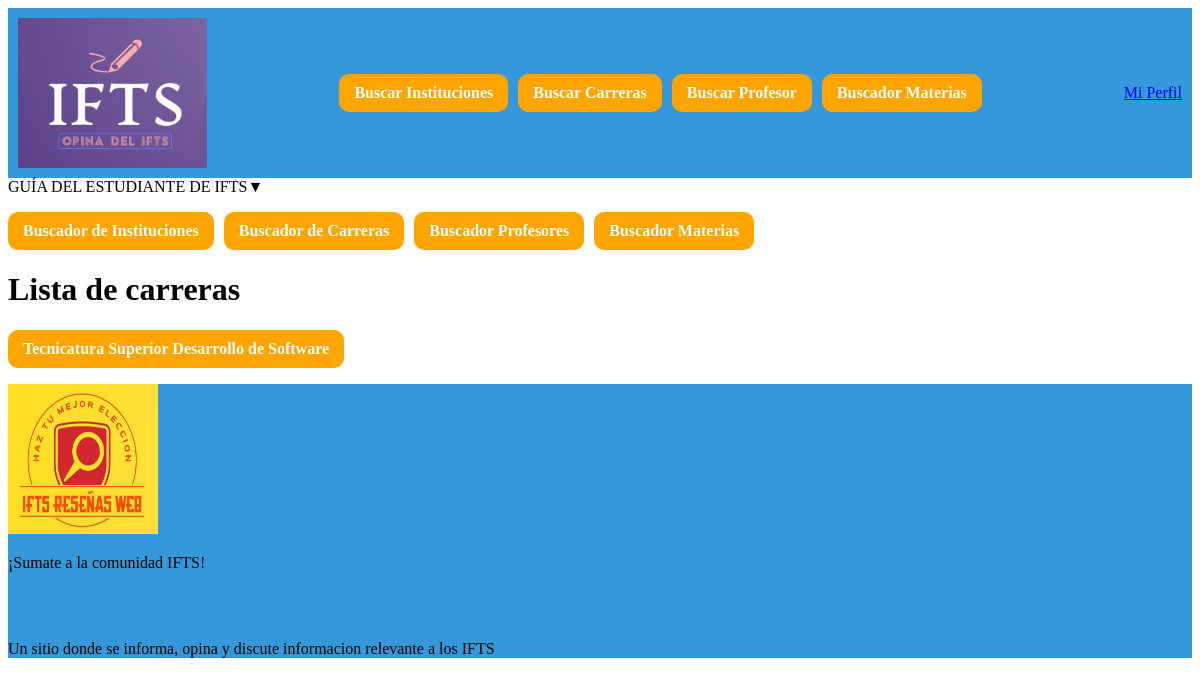
The app's page /carrera/lista/, older data.
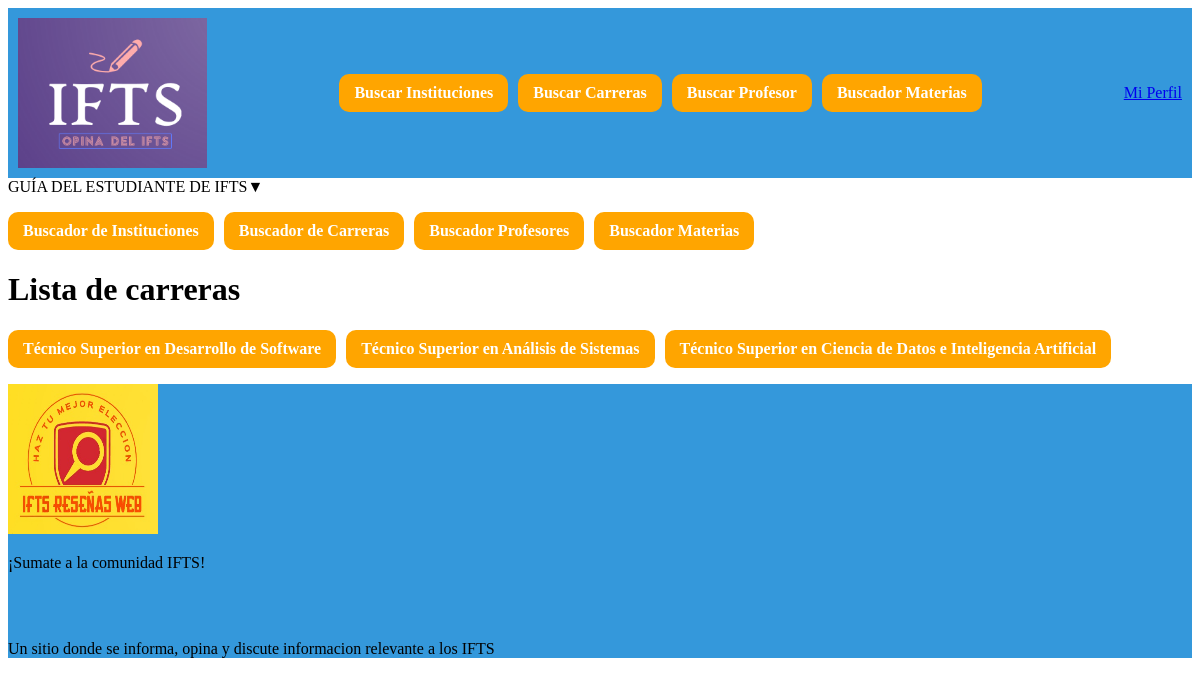
The same page, newer data.
### apps/carrera/models.py (models this page shows, shortened)
class Carrera(models.Model):
    titulo = models.CharField(default="Tecnicatura Superior", max_length=150, blank=True, null=True)
    duracion = models.PositiveIntegerField(default=None)
    fk_id_institucion = models.ForeignKey('institucion.Institucion', on_delete=models.CASCADE, related_name='carreras_institucion', default=None)

### apps/carrera/views.py (the view)
# urls.py: path("lista/", CarreraListView.as_view(), name="lista_carrera"),]
class CarreraListView(ListView):
    model = Carrera
    template_name = "lista_carrera.html"
    context_object_name = "carreras"

### apps/carrera/templates/lista_carrera.html (shortened to what this page needs)
{% extends "template_base.html" %}
{% block content %}
<h1>Lista de carreras</h1>
<ul>
    {% for carrera in carreras %}
        <li><a href="{% url 'detalle_carrera' pk=carrera.pk %}">{{ carrera.titulo }}</a></li>
    {% endfor %}
</ul>
{% endblock %}

### templates/template_base.html (shortened to what this page needs)
{% load static %}
<!DOCTYPE html>
<html lang="es">
    <head>
    <link rel="stylesheet" href="{% static 'style.css' %}">
    <link rel="stylesheet" href="https://www.estudios.com.ar/css/estilos-guiav2.css?v=6.0" type="text/css">
    </head>
<body>
<header>
<nav id="navegador-principal-color">
    <div id="menu-principal">
        <img class="logo-principal" src="{% static 'media/other_media_files/Logo-web-IFTS.png' %}">
        <ul>
            <li><a href="{% url 'lista_institucion'%}">Buscar Instituciones</a></li>
            <li><a href="{% url 'lista_carrera'%}">Buscar Carreras</a></li>
            <li><a href="{% url 'lista_profesor'%}">Buscar Profesor</a></li>
            <li><a href="{% url 'lista_materia'%}">Buscador Materias</a></li>
        </ul>
        <a href="{% url 'perfil_usuario' pk=request.user.id %}">Mi Perfil</a>
    </div>
</nav>
<nav id="menu-movil">
    <div class="menu-button">GUÍA DEL ESTUDIANTE DE IFTS<span class="touch-button"><i class="navicon">▼</i></span></div>
    <ul class="flexnav with-js opacity sm-screen" data-breakpoint="800">
        <li><a href="{% url 'lista_institucion'%}">Buscador de Instituciones</a></li>
        <li><a href="{% url 'lista_carrera'%}">Buscador de Carreras</a></li>
        <li><a href="{% url 'lista_profesor'%}">Buscador Profesores</a></li>
        <li><a href="{% url 'lista_materia'%}">Buscador Materias</a></li>
    </ul>
</nav>
</header>
<div id="contenedor-principal">
    {% block content %}
    {% endblock %}
</div>
<footer>
 <img height="150" width="150" src="{% static 'media/other_media_files/logo-web.jpg' %}">
 <p>¡Sumate a la comunidad IFTS!</p>
 <br>
 <br>
    <p>Un sitio donde se informa, opina y discute informacion relevante a los IFTS</p>
</footer>
</body>
</html>

### static/style.css (style rules this page uses)
#navegador-principal-color { background-color: #3498db; }
#menu-principal { display: flex; justify-content: space-between; align-items: center; padding: 10px; max-width: 1200px; margin: 0 auto; }
footer { background-color: #3498db; }
.logo-principal { max-height: 150px; background-color: #3498db; }
ul { list-style: none; padding: 0; display: flex; }
li { margin-right: 10px; }
li a { display: block; padding: 10px 15px; background-color: orange; color: white; text-decoration: none; border-radius: 10px; font-weight: bold; }

Row changes from the older to the newer data that the page shows:
changed Carrera: titulo "Tecnicatura Superior Desarrollo de Software" → "Técnico Superior en Desarrollo de Software"
added Carrera: titulo "Técnico Superior en Análisis de Sistemas"
added Carrera: titulo "Técnico Superior en Ciencia de Datos e Inteligencia Artificial"
